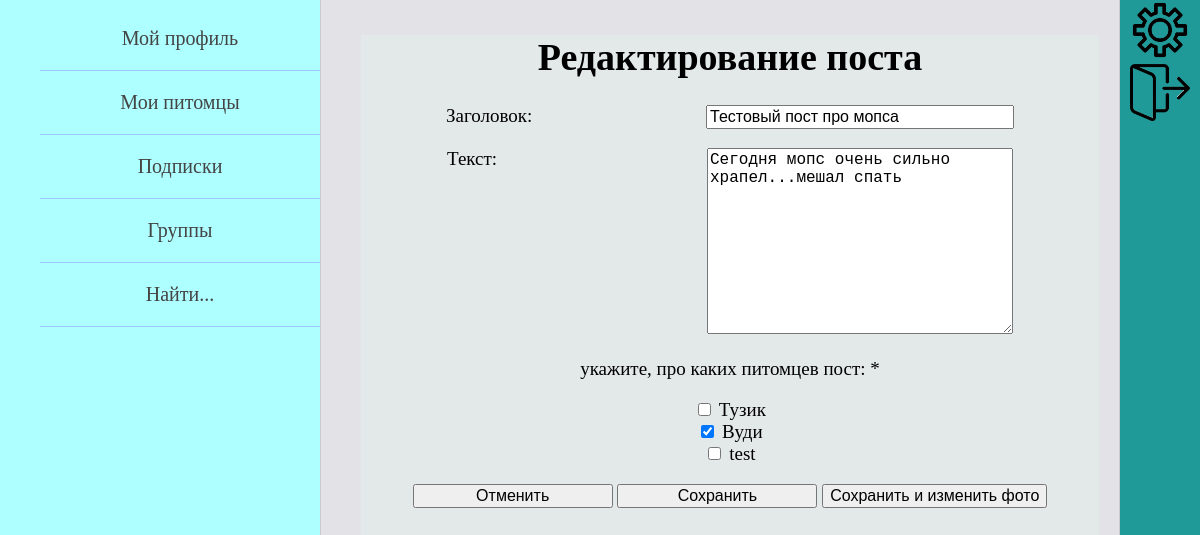
/posts/12/edit/ (signed in), run on an earlier commit of the app's database.
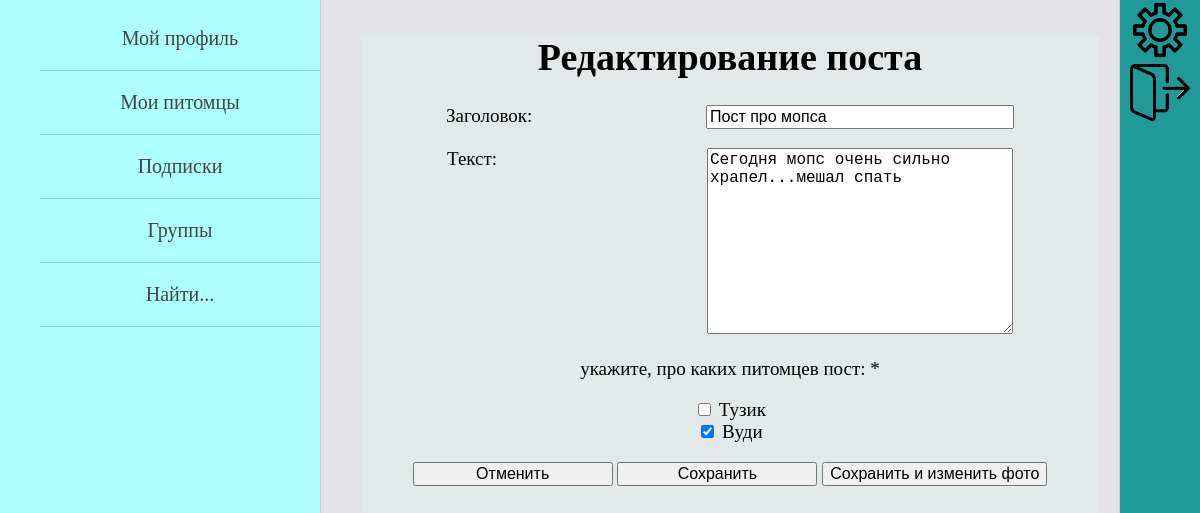
And on a later commit of the database.
### pet_owners/models.py (models this page shows, shortened)
class OwnerPost(models.Model):
    autor = models.ForeignKey(settings.AUTH_USER_MODEL, on_delete=models.CASCADE, verbose_name='автор поста')
    title = models.CharField(max_length=105, blank=True, verbose_name='заголовок')
    text_of_post = models.TextField(max_length=2000, verbose_name='текст поста')
    animals = models.ManyToManyField(Animal, related_name='posts',
                                     verbose_name='питомцы в посте')
    is_published = models.BooleanField(default=True)
    date_create = models.DateTimeField(auto_now_add=True, verbose_name='дата создания поста')
    views = models.ManyToManyField(settings.AUTH_USER_MODEL, related_name='views', verbose_name='просмотры')
    likes = models.ManyToManyField(settings.AUTH_USER_MODEL, related_name='likes', verbose_name='лайки')
    class Meta:
        verbose_name = 'Пост пользователя'
        verbose_name_plural = 'Посты пользователей'
        ordering = ['-date_create']

### posts/views.py (the view, shortened to what this page needs)
# urls.py: path('<int:pk>/edit/', UpdatePostView.as_view(), name='edit_post'),
class UpdatePostView(LoginRequiredMixin, DataMixin, UpdateView):
    form_class = AddOrEditPostForm
    template_name = 'posts/edit_post_page.html'
    def get_queryset(self):
        return OwnerPost.objects.filter(pk=self.kwargs['pk'],
                                        autor=self.request.user)
    def get_form_kwargs(self, *args, **kwargs):
        form_kwargs = super(UpdatePostView, self).get_form_kwargs(*args, **kwargs)
        form_kwargs['user_id'] = self.request.user.id
        return form_kwargs
    def get_context_data(self, *, object_list=None, **kwargs):
        context = super().get_context_data(**kwargs)
        context['title'] = "Редактирование поста"
        context.update(self.get_left_menu())
        return context

### posts/forms.py
class AddOrEditPostForm(forms.ModelForm):
    title = forms.CharField(label='Заголовок', required=False,
                            widget=forms.TextInput(attrs={'class': 'form-input'}))
    text_of_post = forms.CharField(label='Текст', required=False,
                                   widget=forms.Textarea(attrs={'class': 'form-input'}))
    animals = forms.ModelMultipleChoiceField(label='укажите, про каких питомцев пост',
                                             queryset=None, widget=forms.CheckboxSelectMultiple)
    def __init__(self, user_id, *args, **kwargs):
        super(AddOrEditPostForm, self).__init__(*args, **kwargs)
        user = Owner.objects.get(pk=user_id)
        self.fields['animals'].queryset = Animal.objects.filter(pet_owner=user)
    class Meta:
        model = OwnerPost
        fields = ('title', 'text_of_post', 'animals')

### pet_owners/models.py (called while the page is built)
    def __str__(self):
        return self.name_of_animal

### pet_owners/templatetags/pet_owners_tags.py (called while the page is built)
@register.inclusion_tag('pet_owners/form_fields.html')
def show_form_fields(form):
    return {'form': form}

### posts/templates/posts/edit_post_page.html
{% extends 'pet_owners/base.html' %}
{% load pet_owners_tags %}
{% block content %}
<div class="form_block">
    <h1>{{title}}</h1>
    <form method="post">
        {% show_form_fields form %}
        <button class="form_button" type="submit" name="cancel">
            Отменить
        </button>
        <button class="form_button" type="submit" name="update_without_photos">
            Сохранить
        </button>
        <button class="form_button" type="submit" name="update_with_photos">
            Сохранить и изменить фото
        </button>
    </form>
</div>
{% endblock %}

### pet_owners/templates/pet_owners/form_fields.html (shortened to what this page needs)
{% for field in form %}
<p><label class="form-label" for="{{ field.id_for_label }}">
    {{field.label}}:{% if field.field.required %} * {% endif %}
</label>{{ field }}</p>
{% endfor %}

What changed in the data, as far as the page shows it:
changed OwnerPost "Сегодня мопс очень сильно храпел...мешал спать": title "Тестовый пост про мопса" → "Пост про мопса"
Also different on the page:
form field animals: "☐ ☑ ☐" → "☐ ☑"
text no longer shown: "Тузик Вуди test"
text now shown: "Тузик Вуди"
